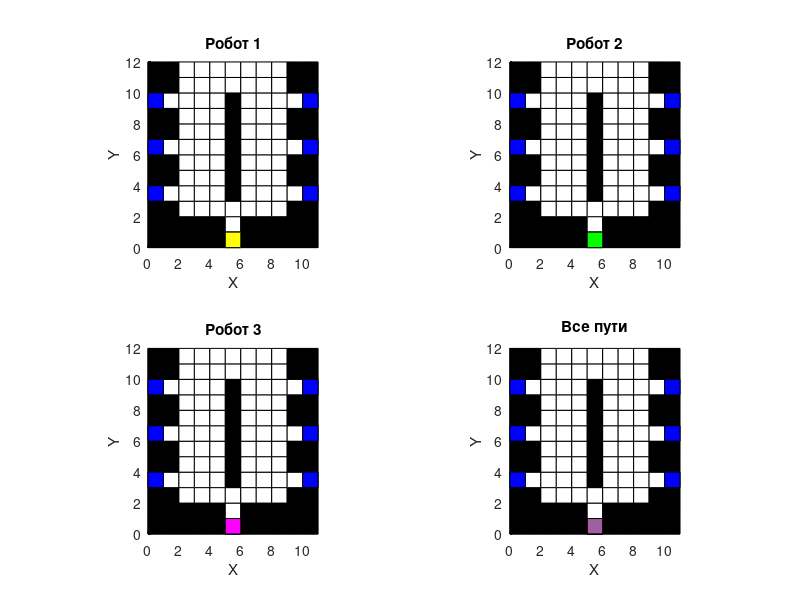

Write MATLAB code to recreate this figure. (Note: this script raises an error after producing the figure.)
%работает!!!
clc;
clear;
close all;

function paths = findPaths(field, robot, target_points, target_order, disp_flag, all_robot_paths)
    [cols, rows] = size(field);

    current_position = robot;

    directions = [-1 0; 0 1; 1 0; 0 -1];
    visited = ones(cols, rows);
    visited(robot(1), robot(2)) = 0;

    % добавление большего времени преодоления клетки для целевых точек
    for i = 1:size(target_points, 1)-1
        visited(target_points(i, 1), target_points(i, 2)) = 5;
    end

    for r = 1:rows
        for c = 1:cols
            if field(c, r) == Inf
                visited(c, r) = Inf;
            end
        end
    end

    Grid = cell(cols, rows);
    queue = {current_position};
    Grid{current_position(1), current_position(2)} = {current_position, current_position};
    target_index = 1;

    paths = {};
    total_time = 0;

    while target_index <= length(target_order)
        target_position = target_points(target_order(target_index), :);

        while ~isempty(queue)
            current_position = queue{1};
            queue(1) = [];
            if isequal(current_position, target_position)
                target_index = target_index + 1;
                break;
            end

            for direction_idx = 1:size(directions, 1)
                new_current_position = current_position + directions(direction_idx, :);
                if new_current_position(1) >= 1 && new_current_position(1) <= cols && new_current_position(2) >= 1 && new_current_position(2) <= rows
                    while visited(new_current_position(1), new_current_position(2)) ~= Inf && visited(new_current_position(1), new_current_position(2)) > 1 && field(new_current_position(1), new_current_position(2)) ~= Inf
                        Grid{new_current_position(1), new_current_position(2)} = {new_current_position, new_current_position};
                        queue{end + 1} = new_current_position;
                        visited(new_current_position(1), new_current_position(2)) = visited(new_current_position(1), new_current_position(2)) - 1;
                        if disp_flag
                            disp("Матрица посещений:");
                            disp(rot90(visited));
                            disp("Откуда и куда пришёл робот:");
                            disp(Grid{new_current_position(1), new_current_position(2)});
                        end
                    end
                    if visited(new_current_position(1), new_current_position(2)) ~= Inf && visited(new_current_position(1), new_current_position(2)) == 1 && field(new_current_position(1), new_current_position(2)) ~= Inf
                        Grid{new_current_position(1), new_current_position(2)} = {current_position, new_current_position};
                        queue{end + 1} = new_current_position;
                        visited(new_current_position(1), new_current_position(2)) = visited(new_current_position(1), new_current_position(2)) - 1;
                        if disp_flag
                            disp("Матрица посещений:");
                            disp(rot90(visited));
                            disp("Откуда и куда пришёл робот:");
                            disp(Grid{new_current_position(1), new_current_position(2)});
                        end
                    end
                    
                end
            end

            %для нижней целевой точки
            if current_position(1) > 1 && current_position(1) < cols && current_position(2) > 1 && current_position(2) < rows
                if field(current_position(1)-1, current_position(2)-1) == Inf && field(current_position(1)+1, current_position(2)-1) == Inf && field(current_position(1)-1, current_position(2)) == Inf && field(current_position(1)+1, current_position(2)) == Inf
                    for k = current_position(2):rows-9
                        visited(current_position(1)+1, k+1) = Inf;
                    end
                end
            end

            %для левых целевых точек
            if current_position(1) > 1 && current_position(1) < cols && current_position(2) > 1 && current_position(2) < rows
                if field(current_position(1)-1, current_position(2)-1) == Inf && field(current_position(1)-1, current_position(2)+1) == Inf && field(current_position(1), current_position(2)+1) == Inf && field(current_position(1), current_position(2)-1) == Inf
                    for k = current_position(1):cols-8
                        visited(k+1, current_position(2)-1) = Inf;
                        visited(k+2, current_position(2)-1) = Inf;
                    end
                end
            end

            %для правых целевых точек
            if current_position(1) > 1 && current_position(1) < cols && current_position(2) > 1 && current_position(2) < rows
                if field(current_position(1)+1, current_position(2)+1) == Inf && field(current_position(1)+1, current_position(2)-1) == Inf && field(current_position(1), current_position(2)+1) == Inf && field(current_position(1), current_position(2)-1) == Inf
                    for k = current_position(1):cols
                        visited(k-1, current_position(2)+1) = Inf;
                        visited(k-2, current_position(2)+1) = Inf;
                        visited(k-3, current_position(2)+1) = Inf;
                    end
                end
            end
        end



        % Найти обратный путь от целевой точки до начальной
        reverse_path = [];
        current_position = target_position;

        while ~isequal(current_position, robot)
            if visited(current_position(1), current_position(2)) ~= 1
                reverse_path = [reverse_path; current_position];
                previous_position = Grid{current_position(1), current_position(2)}{1};
                current_position = previous_position;
            end
        end

        %ПРОЙТИСЬ ПРЯМЫМ ПУТЁМ ОТ НАЧАЛЬНОЙ ПОЗИЦИИ ДО ЦЕЛЕВОЙ ТОЧКИ С ПОДСЧЁТОМ ВРЕМЕНИ
        % Инвертировать путь и добавить начальную позицию
        path = flipud(reverse_path);
        path = [robot; path];

        sum = 0;
        % Вычислить время для прямого пути
        current_time = total_time;
        for i = 2:size(path, 1)
            current_time = current_time + 1;
            path(i, 3) = current_time;
            sum = sum + 1;

            % Увеличиваем время на 1 такт, пока значение в field > 1
            while field(path(i, 1), path(i, 2)) > 1
                current_time = current_time + 1;
                field(path(i, 1), path(i, 2)) = field(path(i, 1), path(i, 2)) - 1;
                path = [path; path(i, :)];
                path(end, 3) = current_time;
                sum = sum + 1;
            end

            % Обновляем позицию робота и препятствия вокруг него
            updateObstaclesAroundRobot(field, path(i, 1:2));
        end

        % Обновляем начальную позицию робота
        robot = target_position;

        % Сохраняем путь
        paths{end + 1} = path;

        % Обновляем общее время
        total_time = current_time;

        if disp_flag
            disp("Робот достиг цели!!")
            disp(['Количество тактов:', num2str(sum)]);
            disp("Координаты клеток маршрута по шагам:")
            for i = 1:size(path, 1)
                disp(['Шаг', num2str(i), ':(', num2str(path(i, 1)), ',', num2str(path(i, 2)), ',', num2str(path(i, 3)), ')'])
            end
        end

        current_position = target_position;
        visited = ones(cols, rows);
        visited(current_position(1), current_position(2)) = 0;

        for r = 1:rows
            for c = 1:cols
                if field(c, r) == Inf
                    visited(c, r) = Inf;
                end
            end
        end
        for i = 1:size(target_points, 1)-1
            visited(target_points(i, 1), target_points(i, 2)) = 5;
        end

        Grid = cell(cols, rows);
        queue = {current_position};
        Grid{current_position(1), current_position(2)} = {current_position, current_position};
    end
    disp(['Общее время для каждого робота:', num2str(total_time)]);
end

function updateObstaclesAroundRobot(field, robot)
    % Удаляем препятствия с предыдущей позиции
    for r = 1:size(field, 1)
        for c = 1:size(field, 2)
            if field(r, c) == Inf && (r ~= robot(1) || c ~= robot(2))
                field(r, c) = 1;
            end
        end
    end

    field(1, 1) = Inf;
    field(2, 1) = Inf;
    field(3, 1) = Inf;
    field(4, 1) = Inf;
    field(5, 1) = Inf;
    field(7, 1) = Inf;
    field(8, 1) = Inf;
    field(9, 1) = Inf;
    field(10, 1) = Inf;
    field(11, 1) = Inf;
    field(1, 2) = Inf;
    field(2, 2) = Inf;
    field(3, 2) = Inf;
    field(4, 2) = Inf;
    field(5, 2) = Inf;
    field(7, 2) = Inf;
    field(8, 2) = Inf;
    field(9, 2) = Inf;
    field(10, 2) = Inf;
    field(11, 2) = Inf;
    field(1, 3) = Inf;
    field(2, 3) = Inf;
    field(10, 3) = Inf;
    field(11, 3) = Inf;
    
    field(1, 5) = Inf;
    field(2, 5) = Inf;
    field(10, 5) = Inf;
    field(11, 5) = Inf;
    
    field(1, 6) = Inf;
    field(2, 6) = Inf;
    field(10, 6) = Inf;
    field(11, 6) = Inf;
    
    field(1, 8) = Inf;
    field(2, 8) = Inf;
    field(10, 8) = Inf;
    field(11, 8) = Inf;
    
    field(1, 9) = Inf;
    field(2, 9) = Inf;
    field(10, 9) = Inf;
    field(11, 9) = Inf;
    
    field(1, 11) = Inf;
    field(2, 11) = Inf;
    field(10, 11) = Inf;
    field(11, 11) = Inf;
    
    field(1, 12) = Inf;
    field(2, 12) = Inf;
    field(10, 12) = Inf;
    field(11, 12) = Inf;
    
    field(6, 4) = Inf;
    field(6, 5) = Inf;
    field(6, 6) = Inf;
    field(6, 7) = Inf;
    field(6, 8) = Inf;
    field(6, 9) = Inf;
    field(6, 10) = Inf;

    % Добавляем препятствия вокруг текущей позиции робота
    if robot(1) > 1
        field(robot(1)-1, robot(2)) = Inf;
    end
    if robot(1) < size(field, 1)
        field(robot(1)+1, robot(2)) = Inf;
    end
    if robot(2) > 1
        field(robot(1), robot(2)-1) = Inf;
    end
    if robot(2) < size(field, 2)
        field(robot(1), robot(2)+1) = Inf;
    end

    % Устанавливаем позицию робота как Inf
    field(robot(1), robot(2)) = Inf;

    % Выводим матрицу field в командное окно
    disp("Матрица field:");
    disp(rot90(field));
end


function visualizePaths(field, paths, target_points, colors, gif_filename)
    [cols, rows] = size(field);

    figure;
    for i = 1:length(paths)
        subplot(2, 2, i);
        hold on;

        for r = 1:rows
            for c = 1:cols
                if field(c, r) == Inf
                    fill([c-1 c c c-1], [r-1 r-1 r r], 'k')
                else
                    fill([c-1 c c c-1], [r-1 r-1 r r], 'w')
                end
            end
        end
        for j = 1:length(target_points)
            fill([target_points(j, 1)-1 target_points(j, 1) target_points(j, 1) target_points(j, 1)-1], ...
                 [target_points(j, 2)-1 target_points(j, 2)-1 target_points(j, 2) target_points(j, 2)], 'b');
        end

        axis equal;
        xlim([0 cols])
        ylim([0 rows])
        grid on
        set(gca, 'Color', 'w');
        title(['Робот ', num2str(i)]);
        xlabel('X');
        ylabel('Y');
    end

    subplot(2, 2, 4);
    hold on;
    for r = 1:rows
        for c = 1:cols
            if field(c, r) == Inf
                fill([c-1 c c c-1], [r-1 r-1 r r], 'k')
            else
                fill([c-1 c c c-1], [r-1 r-1 r r], 'w')
            end
        end
    end
    for j = 1:length(target_points)
        fill([target_points(j, 1)-1 target_points(j, 1) target_points(j, 1) target_points(j, 1)-1], ...
             [target_points(j, 2)-1 target_points(j, 2)-1 target_points(j, 2) target_points(j, 2)], 'b');
    end
    axis equal;
    xlim([0 cols])
    ylim([0 rows])
    grid on
    set(gca, 'Color', 'w');
    title('Все пути');
    xlabel('X');
    ylabel('Y');

    max_steps = max(cellfun(@(x) size(x, 1), paths));

    for step = 1:max_steps
        for i = 1:length(paths)
            if step <= size(paths{i}, 1)
                subplot(2, 2, i);
                fill([paths{i}(step, 1)-1 paths{i}(step, 1) paths{i}(step, 1) paths{i}(step, 1)-1], ...
                     [paths{i}(step, 2)-1 paths{i}(step, 2)-1 paths{i}(step, 2) paths{i}(step, 2)], colors{i});
                subplot(2, 2, 4);
                fill([paths{i}(step, 1)-1 paths{i}(step, 1) paths{i}(step, 1) paths{i}(step, 1)-1], ...
                    [paths{i}(step, 2)-1 paths{i}(step, 2)-1 paths{i}(step, 2) paths{i}(step, 2)], colors{i}, 'FaceAlpha', 0.5);
            end
        end
        pause(0.5);

        % Сохраняем текущий кадр в файл
        frame = getframe(gcf);
        im = frame2im(frame);
        [imind, cm] = rgb2ind(im, 256);
        if step == 1
            imwrite(imind, cm, gif_filename, 'gif', 'Loopcount', inf, 'DelayTime', 0.5);
        else
            imwrite(imind, cm, gif_filename, 'gif', 'WriteMode', 'append', 'DelayTime', 0.5);
        end
    end
end


%размер поля
rows = 12;
cols = 11;

target_points = [1, 4; 1, 7; 1, 10; 11, 10; 11, 7; 11, 4; 6, 1];%целевые точки

robots = {[6, 1], [6, 1], [6, 1]}; % начальные позиции роботов
%robots = {[6, 1], [1, 7], [11, 7]}; % начальные позиции роботов

field = ones(cols, rows);
field(robots{1}(1), robots{1}(2)) = 0;
field(robots{2}(1), robots{2}(2)) = 0;
field(robots{3}(1), robots{3}(2)) = 0;

field(1, 1) = Inf;
field(2, 1) = Inf;
field(3, 1) = Inf;
field(4, 1) = Inf;
field(5, 1) = Inf;
field(7, 1) = Inf;
field(8, 1) = Inf;
field(9, 1) = Inf;
field(10, 1) = Inf;
field(11, 1) = Inf;
field(1, 2) = Inf;
field(2, 2) = Inf;
field(3, 2) = Inf;
field(4, 2) = Inf;
field(5, 2) = Inf;
field(7, 2) = Inf;
field(8, 2) = Inf;
field(9, 2) = Inf;
field(10, 2) = Inf;
field(11, 2) = Inf;
field(1, 3) = Inf;
field(2, 3) = Inf;
field(10, 3) = Inf;
field(11, 3) = Inf;

field(1, 5) = Inf;
field(2, 5) = Inf;
field(10, 5) = Inf;
field(11, 5) = Inf;

field(1, 6) = Inf;
field(2, 6) = Inf;
field(10, 6) = Inf;
field(11, 6) = Inf;

field(1, 8) = Inf;
field(2, 8) = Inf;
field(10, 8) = Inf;
field(11, 8) = Inf;

field(1, 9) = Inf;
field(2, 9) = Inf;
field(10, 9) = Inf;
field(11, 9) = Inf;

field(1, 11) = Inf;
field(2, 11) = Inf;
field(10, 11) = Inf;
field(11, 11) = Inf;

field(1, 12) = Inf;
field(2, 12) = Inf;
field(10, 12) = Inf;
field(11, 12) = Inf;

field(6, 4) = Inf;
field(6, 5) = Inf;
field(6, 6) = Inf;
field(6, 7) = Inf;
field(6, 8) = Inf;
field(6, 9) = Inf;
field(6, 10) = Inf;

for i = 1:size(target_points, 1)-1
    field(target_points(i, 1), target_points(i, 2)) = 5;
end

disp_flag = 1;

colors = {'y', 'g', 'm'}; % Цвета для каждого робота

% Собрать все задания для роботов
all_target_orders = cell(length(robots), 1);
for i = 1:length(robots)
    prompt = sprintf('Введите целевые точки, которые должен посетить робот %d (например, [2, 4, 5, 6, 7]): ', i);
    all_target_orders{i} = input(prompt);
end

% Найти пути для всех роботов и визуализировать их
all_paths = cell(length(robots), 1);
paths = cell(length(robots), 1);

for i = 1:length(robots)
    % Найти путь для роботов
    all_paths{i} = findPaths(field, robots{i}, target_points, all_target_orders{i}, disp_flag, {});
    paths{i} = vertcat(all_paths{i}{:});
    disp(['Шаги ', num2str(i), ' робота:'])
    disp(paths{i});

%{
    % Проверка, выполнил ли робот все свои задания
    if length(all_target_orders{i}) == length(paths{i})
        % Назначить новое задание роботу
        prompt = sprintf('Введите новые целевые точки для робота %d (например, [2, 4, 5, 6, 7]): ', i);
        all_target_orders{i} = input(prompt);
        % Найти новый путь для робота
        all_paths{i} = findPaths(field, robots{i}, target_points, all_target_orders{i}, disp_flag, {});
        paths{i} = vertcat(all_paths{i}{:});
        disp(['Новые шаги ', num2str(i), ' робота:'])
        disp(paths{i});
    end
%}
end

% Визуализировать пути после сбора всех заданий и создать гифку
gif_filename = 'robot_paths.gif';
visualizePaths(field, paths, target_points, colors, gif_filename);

% Воспроизвести гифку
implay(gif_filename);
